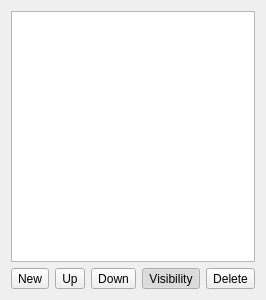
<?xml version="1.0" encoding="UTF-8"?>
<ui version="4.0">
 <class>LayersList</class>
 <widget class="QWidget" name="LayersList">
  <property name="geometry">
   <rect>
    <x>0</x>
    <y>0</y>
    <width>217</width>
    <height>300</height>
   </rect>
  </property>
  <property name="windowTitle">
   <string>Layers</string>
  </property>
  <layout class="QGridLayout" name="gridLayout">
   <item row="3" column="0">
    <layout class="QHBoxLayout" name="buttonsLayout">
     <item>
      <widget class="QToolButton" name="newLayerBtn">
       <property name="text">
        <string>New</string>
       </property>
       <property name="icon">
        <iconset resource="resources.qrc">
         <normaloff>:/icons/plus.svg</normaloff>:/icons/plus.svg</iconset>
       </property>
       <property name="toolButtonStyle">
        <enum>Qt::ToolButtonIconOnly</enum>
       </property>
      </widget>
     </item>
     <item>
      <widget class="QToolButton" name="upLayerBtn">
       <property name="text">
        <string>Up</string>
       </property>
       <property name="icon">
        <iconset resource="resources.qrc">
         <normaloff>:/icons/up.svg</normaloff>:/icons/up.svg</iconset>
       </property>
       <property name="toolButtonStyle">
        <enum>Qt::ToolButtonIconOnly</enum>
       </property>
      </widget>
     </item>
     <item>
      <widget class="QToolButton" name="downLayerBtn">
       <property name="text">
        <string>Down</string>
       </property>
       <property name="icon">
        <iconset resource="resources.qrc">
         <normaloff>:/icons/down.svg</normaloff>:/icons/down.svg</iconset>
       </property>
       <property name="toolButtonStyle">
        <enum>Qt::ToolButtonIconOnly</enum>
       </property>
      </widget>
     </item>
     <item>
      <widget class="QToolButton" name="visibilityLayerBtn">
       <property name="text">
        <string>Visibility</string>
       </property>
       <property name="icon">
        <iconset resource="resources.qrc">
         <normaloff>:/icons/eye.svg</normaloff>:/icons/eye.svg</iconset>
       </property>
       <property name="checkable">
        <bool>true</bool>
       </property>
       <property name="checked">
        <bool>true</bool>
       </property>
       <property name="toolButtonStyle">
        <enum>Qt::ToolButtonIconOnly</enum>
       </property>
      </widget>
     </item>
     <item>
      <widget class="QToolButton" name="deleteLayerButton">
       <property name="text">
        <string>Delete</string>
       </property>
       <property name="icon">
        <iconset resource="resources.qrc">
         <normaloff>:/icons/line.svg</normaloff>:/icons/line.svg</iconset>
       </property>
       <property name="toolButtonStyle">
        <enum>Qt::ToolButtonIconOnly</enum>
       </property>
      </widget>
     </item>
    </layout>
   </item>
   <item row="2" column="0">
    <widget class="QListView" name="layersListView"/>
   </item>
  </layout>
 </widget>
 <resources>
  <include location="resources.qrc"/>
 </resources>
 <connections/>
</ui>
